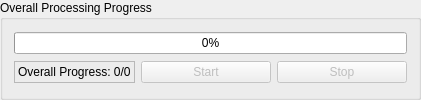
     <widget class="QGroupBox" name="overallProcessingProgressGroupBox">
      <property name="title">
       <string>Overall Processing Progress</string>
      </property>
      <layout class="QVBoxLayout" name="verticalLayout_13">
       <item>
        <widget class="QProgressBar" name="overallProgressBar">
         <property name="value">
          <number>0</number>
         </property>
        </widget>
       </item>
       <item>
        <layout class="QHBoxLayout" name="overallProcessingHorizontalLayout">
         <item>
          <widget class="QLabel" name="overallProgressLabel">
           <property name="minimumSize">
            <size>
             <width>0</width>
             <height>20</height>
            </size>
           </property>
           <property name="maximumSize">
            <size>
             <width>16777215</width>
             <height>16777215</height>
            </size>
           </property>
           <property name="frameShape">
            <enum>QFrame::StyledPanel</enum>
           </property>
           <property name="text">
            <string>Overall Progress: 0/0</string>
           </property>
          </widget>
         </item>
         <item>
          <widget class="QPushButton" name="startButton">
           <property name="enabled">
            <bool>false</bool>
           </property>
           <property name="minimumSize">
            <size>
             <width>130</width>
             <height>0</height>
            </size>
           </property>
           <property name="maximumSize">
            <size>
             <width>16777215</width>
             <height>16777215</height>
            </size>
           </property>
           <property name="text">
            <string>Start</string>
           </property>
          </widget>
         </item>
         <item>
          <widget class="QPushButton" name="stopButton">
           <property name="enabled">
            <bool>false</bool>
           </property>
           <property name="minimumSize">
            <size>
             <width>130</width>
             <height>0</height>
            </size>
           </property>
           <property name="maximumSize">
            <size>
             <width>16777215</width>
             <height>16777215</height>
            </size>
           </property>
           <property name="text">
            <string>Stop</string>
           </property>
          </widget>
         </item>
        </layout>
       </item>
      </layout>
     </widget>
